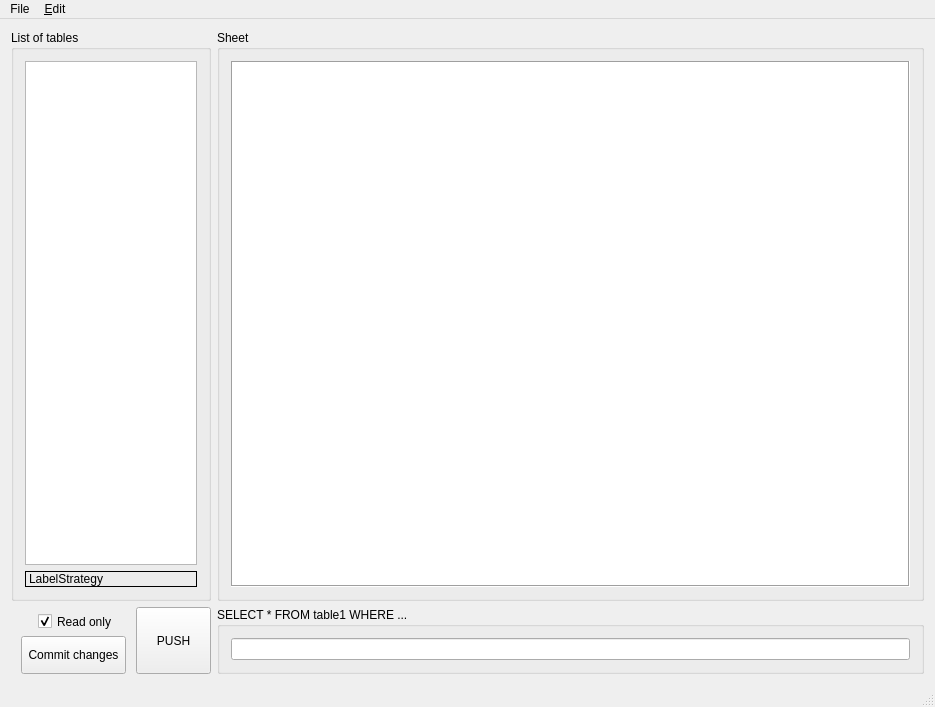
<?xml version="1.0" encoding="UTF-8"?>
<ui version="4.0">
 <class>MainWindow</class>
 <widget class="QMainWindow" name="MainWindow">
  <property name="geometry">
   <rect>
    <x>0</x>
    <y>0</y>
    <width>935</width>
    <height>707</height>
   </rect>
  </property>
  <property name="focusPolicy">
   <enum>Qt::StrongFocus</enum>
  </property>
  <property name="windowTitle">
   <string>Valeo SQLviewer</string>
  </property>
  <property name="toolButtonStyle">
   <enum>Qt::ToolButtonTextUnderIcon</enum>
  </property>
  <property name="documentMode">
   <bool>false</bool>
  </property>
  <property name="tabShape">
   <enum>QTabWidget::Rounded</enum>
  </property>
  <property name="dockOptions">
   <set>QMainWindow::AllowTabbedDocks|QMainWindow::AnimatedDocks</set>
  </property>
  <widget class="QWidget" name="centralWidget">
   <property name="minimumSize">
    <size>
     <width>935</width>
     <height>660</height>
    </size>
   </property>
   <property name="maximumSize">
    <size>
     <width>16777215</width>
     <height>16777215</height>
    </size>
   </property>
   <layout class="QGridLayout" name="gridLayout">
    <item row="0" column="1" colspan="2">
     <widget class="QGroupBox" name="groupBoxSheet">
      <property name="title">
       <string>Sheet</string>
      </property>
      <layout class="QHBoxLayout" name="horizontalLayout_2">
       <item>
        <widget class="QTableView" name="tableView">
         <property name="sizePolicy">
          <sizepolicy hsizetype="Expanding" vsizetype="Expanding">
           <horstretch>0</horstretch>
           <verstretch>0</verstretch>
          </sizepolicy>
         </property>
         <property name="maximumSize">
          <size>
           <width>16777215</width>
           <height>16777215</height>
          </size>
         </property>
         <property name="contextMenuPolicy">
          <enum>Qt::ActionsContextMenu</enum>
         </property>
         <property name="frameShape">
          <enum>QFrame::Box</enum>
         </property>
        </widget>
       </item>
      </layout>
     </widget>
    </item>
    <item row="2" column="1" colspan="2">
     <widget class="QGroupBox" name="groupBoxQueryWhere">
      <property name="autoFillBackground">
       <bool>false</bool>
      </property>
      <property name="title">
       <string>SELECT * FROM table1 WHERE ...</string>
      </property>
      <property name="flat">
       <bool>false</bool>
      </property>
      <property name="checkable">
       <bool>false</bool>
      </property>
      <layout class="QVBoxLayout" name="verticalLayout" stretch="0">
       <item>
        <widget class="QLineEdit" name="editSqlQuery">
         <property name="sizePolicy">
          <sizepolicy hsizetype="Expanding" vsizetype="Maximum">
           <horstretch>0</horstretch>
           <verstretch>0</verstretch>
          </sizepolicy>
         </property>
         <property name="font">
          <font>
           <pointsize>9</pointsize>
          </font>
         </property>
         <property name="frame">
          <bool>true</bool>
         </property>
         <property name="dragEnabled">
          <bool>false</bool>
         </property>
         <property name="cursorMoveStyle">
          <enum>Qt::LogicalMoveStyle</enum>
         </property>
        </widget>
       </item>
      </layout>
     </widget>
    </item>
    <item row="2" column="0">
     <layout class="QHBoxLayout" name="horizontalLayout">
      <property name="spacing">
       <number>0</number>
      </property>
      <item>
       <layout class="QVBoxLayout" name="verticalLayout1" stretch="0,0">
        <property name="spacing">
         <number>0</number>
        </property>
        <property name="leftMargin">
         <number>0</number>
        </property>
        <property name="topMargin">
         <number>0</number>
        </property>
        <property name="rightMargin">
         <number>0</number>
        </property>
        <property name="bottomMargin">
         <number>0</number>
        </property>
        <item>
         <layout class="QHBoxLayout" name="horizontalLayout_6">
          <property name="topMargin">
           <number>0</number>
          </property>
          <item>
           <spacer name="horizontalSpacer">
            <property name="orientation">
             <enum>Qt::Horizontal</enum>
            </property>
            <property name="sizeType">
             <enum>QSizePolicy::Maximum</enum>
            </property>
            <property name="sizeHint" stdset="0">
             <size>
              <width>27</width>
              <height>1</height>
             </size>
            </property>
           </spacer>
          </item>
          <item>
           <widget class="QCheckBox" name="checkReadOnly">
            <property name="sizePolicy">
             <sizepolicy hsizetype="Minimum" vsizetype="Minimum">
              <horstretch>0</horstretch>
              <verstretch>0</verstretch>
             </sizepolicy>
            </property>
            <property name="layoutDirection">
             <enum>Qt::LeftToRight</enum>
            </property>
            <property name="autoFillBackground">
             <bool>false</bool>
            </property>
            <property name="text">
             <string>Read only</string>
            </property>
            <property name="checked">
             <bool>true</bool>
            </property>
           </widget>
          </item>
         </layout>
        </item>
        <item>
         <layout class="QHBoxLayout" name="horizontalLayout_4">
          <property name="spacing">
           <number>0</number>
          </property>
          <item>
           <spacer name="verticalSpacer">
            <property name="orientation">
             <enum>Qt::Vertical</enum>
            </property>
            <property name="sizeType">
             <enum>QSizePolicy::Minimum</enum>
            </property>
            <property name="sizeHint" stdset="0">
             <size>
              <width>1</width>
              <height>38</height>
             </size>
            </property>
           </spacer>
          </item>
          <item>
           <widget class="QPushButton" name="pushCommitButton">
            <property name="maximumSize">
             <size>
              <width>105</width>
              <height>53</height>
             </size>
            </property>
            <property name="text">
             <string>Commit changes</string>
            </property>
           </widget>
          </item>
         </layout>
        </item>
       </layout>
      </item>
      <item>
       <widget class="QPushButton" name="pushPushButton">
        <property name="maximumSize">
         <size>
          <width>75</width>
          <height>75</height>
         </size>
        </property>
        <property name="text">
         <string>PUSH</string>
        </property>
        <property name="checkable">
         <bool>false</bool>
        </property>
        <property name="checked">
         <bool>false</bool>
        </property>
       </widget>
      </item>
     </layout>
    </item>
    <item row="0" column="0">
     <widget class="QGroupBox" name="groupBoxTables">
      <property name="sizePolicy">
       <sizepolicy hsizetype="Expanding" vsizetype="Expanding">
        <horstretch>0</horstretch>
        <verstretch>0</verstretch>
       </sizepolicy>
      </property>
      <property name="maximumSize">
       <size>
        <width>200</width>
        <height>16777215</height>
       </size>
      </property>
      <property name="title">
       <string>List of tables</string>
      </property>
      <layout class="QVBoxLayout" name="verticalLayout_10">
       <item>
        <widget class="QListView" name="listView">
         <property name="sizePolicy">
          <sizepolicy hsizetype="Expanding" vsizetype="Expanding">
           <horstretch>0</horstretch>
           <verstretch>0</verstretch>
          </sizepolicy>
         </property>
         <property name="maximumSize">
          <size>
           <width>200</width>
           <height>16777215</height>
          </size>
         </property>
        </widget>
       </item>
       <item>
        <widget class="QLabel" name="labelStrategy">
         <property name="frameShape">
          <enum>QFrame::Panel</enum>
         </property>
         <property name="text">
          <string>LabelStrategy</string>
         </property>
        </widget>
       </item>
      </layout>
     </widget>
    </item>
   </layout>
  </widget>
  <widget class="QMenuBar" name="menuBar">
   <property name="geometry">
    <rect>
     <x>0</x>
     <y>0</y>
     <width>935</width>
     <height>26</height>
    </rect>
   </property>
   <widget class="QMenu" name="menuFile">
    <property name="title">
     <string>File</string>
    </property>
    <addaction name="actionOpen"/>
    <addaction name="separator"/>
    <addaction name="actionExit"/>
   </widget>
   <widget class="QMenu" name="menu_Settings">
    <property name="title">
     <string>&amp;Edit</string>
    </property>
    <addaction name="actionSettings"/>
   </widget>
   <addaction name="menuFile"/>
   <addaction name="menu_Settings"/>
  </widget>
  <widget class="QStatusBar" name="statusBar"/>
  <action name="actionOpen">
   <property name="icon">
    <iconset resource="res.qrc">
     <normaloff>:/ico/open_256.png</normaloff>:/ico/open_256.png</iconset>
   </property>
   <property name="text">
    <string>Open</string>
   </property>
  </action>
  <action name="actionExit">
   <property name="icon">
    <iconset resource="res.qrc">
     <normaloff>:/ico/close_sq.ico</normaloff>:/ico/close_sq.ico</iconset>
   </property>
   <property name="text">
    <string>Exit</string>
   </property>
  </action>
  <action name="actionSettings">
   <property name="icon">
    <iconset resource="res.qrc">
     <normaloff>:/ico/settings.png</normaloff>:/ico/settings.png</iconset>
   </property>
   <property name="text">
    <string>Settings</string>
   </property>
  </action>
 </widget>
 <layoutdefault spacing="6" margin="11"/>
 <resources>
  <include location="res.qrc"/>
 </resources>
 <connections/>
</ui>
